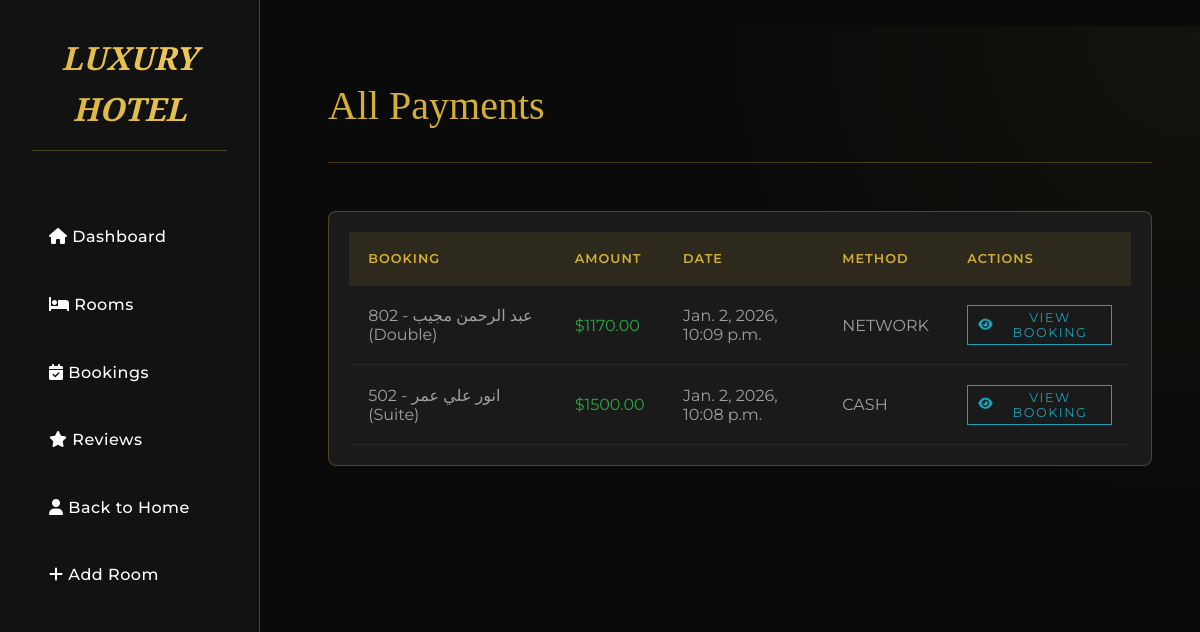
/payments/ (signed in), run on the app's committed database.
### hotel/models.py (models this page shows, shortened)
class Payment(models.Model):
    booking = models.ForeignKey(Booking, on_delete=models.CASCADE)
    amount = models.DecimalField(max_digits=10, decimal_places=2)
    date = models.DateTimeField(auto_now_add=True)
    payment_method = models.CharField(max_length=50)

class Booking(models.Model):
    guest_name = models.CharField(max_length=100)
    room = models.ForeignKey(Room, on_delete=models.CASCADE)
    check_in_date = models.DateField()
    check_out_date = models.DateField()
    created_at = models.DateTimeField(auto_now_add=True)
    def __str__(self):
        return f"{self.guest_name} - {self.room}"

class Room(models.Model):
    ROOM_TYPES = [
        ('SINGLE', 'Single'),
        ('DOUBLE', 'Double'),
        ('SUITE', 'Suite'),
    ]
    number = models.CharField(max_length=10, unique=True)
    room_type = models.CharField(max_length=20, choices=ROOM_TYPES)
    price_per_night = models.DecimalField(max_digits=10, decimal_places=2)
    capacity = models.IntegerField()
    description = models.TextField(blank=True)
    is_occupied = models.BooleanField(default=False)
    image = models.ImageField(upload_to='rooms/', blank=True, null=True)
    def __str__(self):
        return f"{self.number} ({self.get_room_type_display()})"

### hotel/views.py (the view)
# urls.py: path('payments/', views.payment_list, name='payment_list'),
@login_required(login_url='login')
def payment_list(request):
    if not request.user.is_staff:
        messages.error(request, "Access Restricted.")
        return redirect('room_list')
    payments = Payment.objects.all().order_by('-date')
    return render(request, 'hotel/payment_list.html', {'payments': payments})

### templates/hotel/payment_list.html (shortened to what this page needs)
﻿{% extends 'base.html' %}
{% block header %}All Payments{% endblock %}
{% block content %}
<div class="table-container" style="background: #1a1a1a; padding: 20px; border-radius: 8px;">
    <table class="table table-dark table-hover" style="width: 100%;">
        <thead>
            <tr>
                <th style="color: #d4af37;">Booking</th>
                <th style="color: #d4af37;">Amount</th>
                <th style="color: #d4af37;">Date</th>
                <th style="color: #d4af37;">Method</th>
                <th style="color: #d4af37;">Actions</th>
            </tr>
        </thead>
        <tbody>
            {% for payment in payments %}
            <tr>
                <td>{{ payment.booking }}</td>
                <td style="color: #28a745;">${{ payment.amount }}</td>
                <td>{{ payment.date }}</td>
                <td>{{ payment.payment_method }}</td>
                <td>
                    <a href="{% url 'booking_detail' payment.booking.pk %}" class="btn btn-sm btn-outline-info" style="padding: 4px 10px; font-size: 0.8rem; display: inline-flex; align-items: center; gap: 5px; border: 1px solid #17a2b8; color: #17a2b8; background: transparent;">
                        <i class="fas fa-eye"></i> View Booking
                    </a>
                </td>
            </tr>
            {% empty %}
            <tr><td colspan="5" class="text-center">No payments found.</td></tr>
            {% endfor %}
        </tbody>
    </table>
</div>
{% endblock %}

### static/css/style.css (style rules this page uses)
:root { --primary-gold: #D4AF37; --primary-gold-dim: #b5952f; --primary-gold-bright: #f3ce5e; --bg-dark: #0a0a0a; --surface-dark: #121212; --surface-light: #1e1e1e; --text-main: #f0f0f0; --text-muted: #a0a0a0; --border-gold: rgba(212, 175, 55, 0.3); --shadow-gold: 0 4px 20px rgba(212, 175, 55, 0.1); --radius: 8px; --transition: all 0.3s ease; }
* { margin: 0; padding: 0; box-sizing: border-box; }
body { background-color: var(--bg-dark); color: var(--text-main); font-family: 'Montserrat', sans-serif; line-height: 1.6; }
a { text-decoration: none; color: inherit; transition: var(--transition); }
.table-container { background: var(--surface-light); border-radius: var(--radius); border: 1px solid var(--border-gold); overflow: hidden; }
table { width: 100%; border-collapse: collapse; }
th, td { padding: 1.2rem; text-align: left; border-bottom: 1px solid rgba(255, 255, 255, 0.05); }
th { background-color: rgba(212, 175, 55, 0.1); color: var(--primary-gold); font-weight: 600; text-transform: uppercase; font-size: 0.8rem; letter-spacing: 1px; }
td { color: var(--text-muted); }
.btn { padding: 0.8rem 1.5rem; border-radius: 0; border: 1px solid transparent; cursor: pointer; font-family: 'Montserrat', sans-serif; font-size: 0.85rem; text-transform: uppercase; letter-spacing: 1.5px; transition: var(--transition); text-align: center; background: transparent; }
.btn { transition: all 0.3s ease !important; position: relative; overflow: hidden; }

### data on the page
Payment: booking "عبد الرحمن مجيب - 802 (Double)", amount "1170.00", date "Jan. 2, 2026, 10:09 p.m.", payment_method "NETWORK"
Payment: booking "انور علي عمر - 502 (Suite)", amount "1500.00", date "Jan. 2, 2026, 10:08 p.m.", payment_method "CASH"
